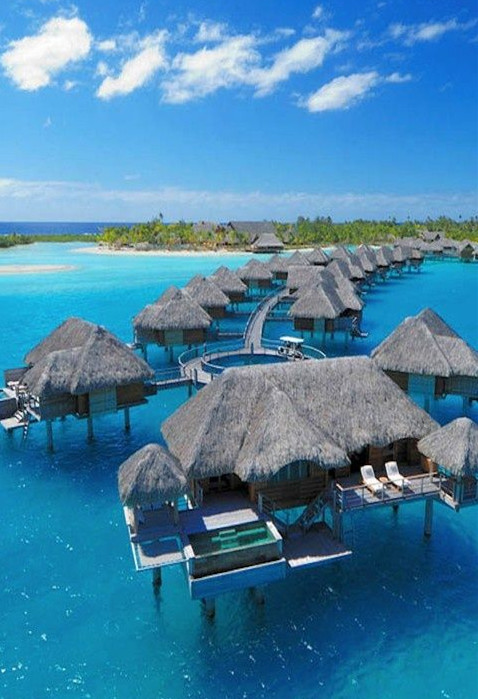
//> input picture 8.3.7多边形包络/envelope_test/envelope_test/1.jpg, 478 x 699 px
$ ./envelope_test   (built with g++ and OpenCV 4)
//> lines starting //> are read from the running program, lines starting //| are printed output that depends on the picture; after the words box and inside, x2 and y2 are one past the last pixel; in counts of white or black regions, pixels touching at a corner belong together
#include "opencv2/highgui/highgui.hpp"
#include "opencv2/imgproc/imgproc.hpp"
using namespace cv;
using namespace std;

#define WINDOW_NAME1 "¡¾Ô­Ê¼Í¼¡¿"
#define WINDOW_NAME2 "¡¾Ð§¹ûÍ¼¡¿"

Mat g_srcImage;
Mat g_grayImage;
Mat g_dstImage;
int g_nThresh=50;
int g_nMaxThresh=255;
RNG g_rng(12345);

void on_ContoursChange(int,void*);
static void ShowHelpText();

int main()
{
	system("color 1A");
	g_srcImage=imread("1.jpg",1);
//> g_srcImage is the input picture: 699 rows x 478 cols, CV_8UC3; mean B, G, R 166.1, 131, 70.6
	if (!g_srcImage.data)
	{
		printf("----------------error imread !!------------------------");
		return false;
	}
	cvtColor(g_srcImage,g_grayImage,COLOR_BGR2GRAY);
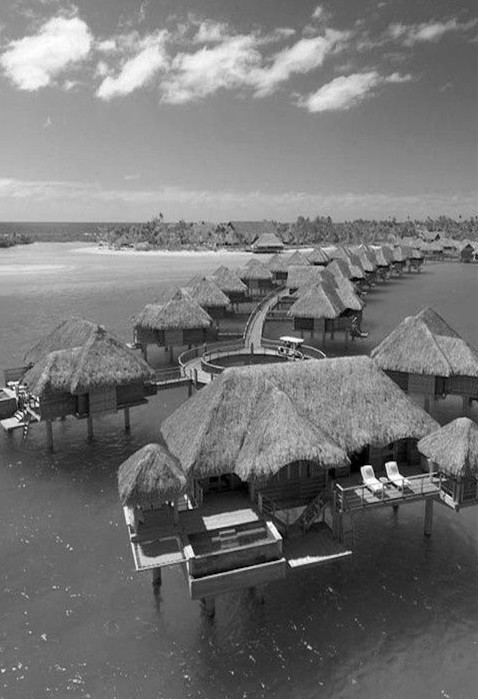
//> g_grayImage: 699 rows x 478 cols, CV_8UC1; min 0, max 255, mean 117
	blur(g_grayImage,g_grayImage,Size(3,3));
	namedWindow(WINDOW_NAME1,WINDOW_AUTOSIZE);
	imshow(WINDOW_NAME1,g_srcImage);

	createTrackbar("ãÐÖµ:",WINDOW_NAME1,&g_nThresh,g_nMaxThresh,on_ContoursChange);
	on_ContoursChange(0,0);
	waitKey(0);
	return 0;


}
void on_ContoursChange(int,void*)
{
	Mat threshold_output;
	vector<vector<Point>> contours;
	vector<Vec4i> hierarchy;
	threshold(g_grayImage,threshold_output,g_nThresh,255,THRESH_BINARY);
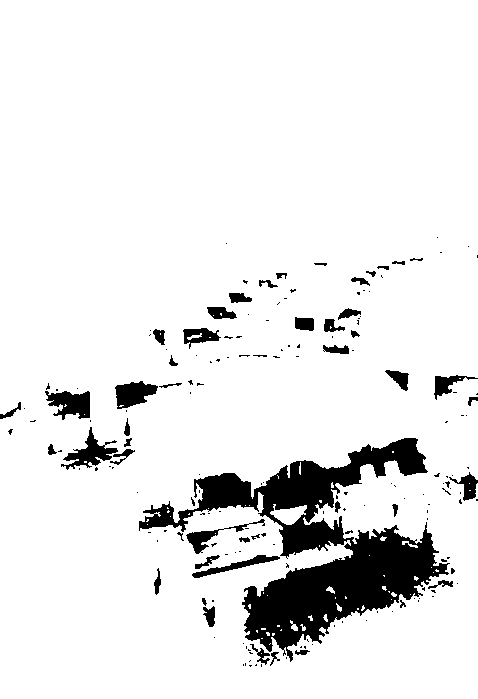
//> threshold_output: 699 rows x 478 cols, CV_8UC1; 91% white; 181 black regions (132 under 20 px)
	findContours(threshold_output,contours,hierarchy,RETR_TREE,CHAIN_APPROX_SIMPLE,Point(0.0));
//> contours = 267 contours, 198 with area under 20; largest, box (x1, y1, x2, y2) and area: (0, 0, 478, 699) 331916, (138, 437, 451, 663) 23490, (44, 390, 91, 421) 947, (60, 426, 119, 471) 942, (114, 380, 159, 410) 830
	vector<vector<Point>> contours_poly(contours.size());
//> contours_poly = 267 empty contours
	vector<Rect> boundRect(contours.size());
	vector<Point2f> center(contours.size());
	vector<float> radius(contours.size());

	for (unsigned int i=0;i<contours.size();i++)
	{
		approxPolyDP(Mat(contours[i]),contours_poly[i],3,true);
		boundRect[i]=boundingRect(Mat(contours_poly[i]));
		minEnclosingCircle(contours_poly[i],center[i],radius[i]);
	}
//> after the loop, contours_poly = 267 contours, 222 with area under 20; largest, box (x1, y1, x2, y2) and area: (0, 0, 478, 699) 332026, (138, 437, 450, 663) 23216, (60, 426, 119, 471) 907, (44, 390, 91, 421) 864, (116, 380, 159, 409) 793; boundRect = 267 Rects (x, y, width, height), first 8: [469, 490, 1, 1], [469, 483, 1, 1], [459, 378, 1, 1], [0, 0, 478, 699], [248, 665, 5, 1], [261, 663, 1, 5], [255, 663, 2, 4], [242, 664, 1, 1]; center = 267 Points (x, y), first 12: [469, 490], [469, 483], [459, 378], [238.5, 349], [250, 665], [261, 665], [255.5, 664.5], [242, 664], [245, 664], [248, 661], [249, 660], [278, 659.5]; radius = 267 values, max 422.7 at index 3, min 0.0001 at index 0, mean 5.29

	Mat drawing=Mat::zeros(threshold_output.size(),CV_8UC3);

	for (int unsigned i=0;i<contours.size();i++)
	{
		Scalar color=Scalar(g_rng.uniform(0,255),g_rng.uniform(0,255),g_rng.uniform(0,255));
		drawContours(drawing,contours_poly,i,color,1,8,vector<Vec4i>(),0,Point());
		rectangle(drawing,boundRect[i].tl(),boundRect[i].br(),color,2,8,0);
		//circle(drawing,center[i],(int)radius[i],color,2,8,0);
		namedWindow(WINDOW_NAME2,WINDOW_AUTOSIZE);
		imshow(WINDOW_NAME2,drawing);

	}
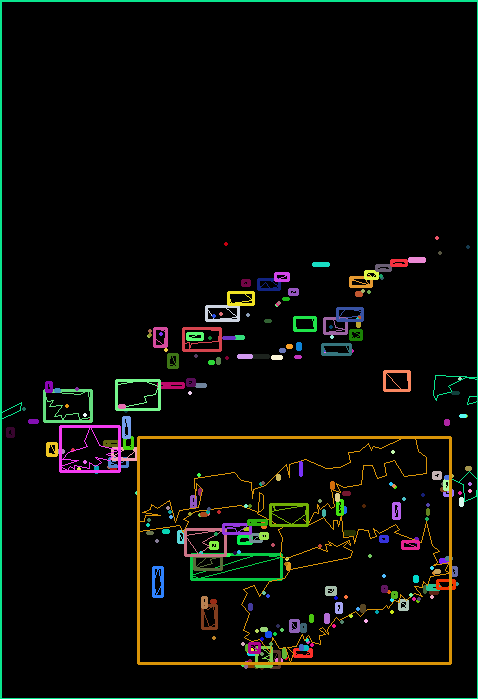
//> drawing: 699 rows x 478 cols, CV_8UC3; mean B, G, R 7.6, 11.1, 9.7

}
